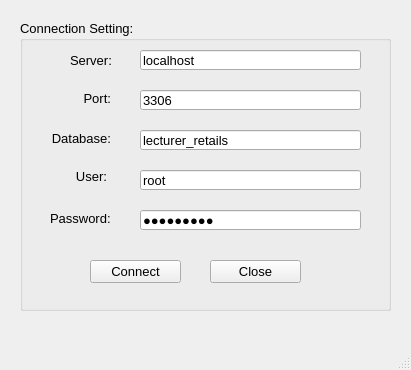
<?xml version="1.0" encoding="UTF-8"?>
<ui version="4.0">
 <class>MainWindow</class>
 <widget class="QMainWindow" name="MainWindow">
  <property name="geometry">
   <rect>
    <x>0</x>
    <y>0</y>
    <width>411</width>
    <height>370</height>
   </rect>
  </property>
  <property name="windowTitle">
   <string>MainWindow</string>
  </property>
  <widget class="QWidget" name="centralwidget">
   <widget class="QGroupBox" name="groupBox">
    <property name="geometry">
     <rect>
      <x>20</x>
      <y>20</y>
      <width>371</width>
      <height>291</height>
     </rect>
    </property>
    <property name="font">
     <font>
      <pointsize>10</pointsize>
     </font>
    </property>
    <property name="title">
     <string>Connection Setting:</string>
    </property>
    <widget class="QLabel" name="label">
     <property name="geometry">
      <rect>
       <x>50</x>
       <y>30</y>
       <width>47</width>
       <height>20</height>
      </rect>
     </property>
     <property name="font">
      <font>
       <pointsize>10</pointsize>
      </font>
     </property>
     <property name="text">
      <string>Server:</string>
     </property>
    </widget>
    <widget class="QLabel" name="label_2">
     <property name="geometry">
      <rect>
       <x>60</x>
       <y>70</y>
       <width>31</width>
       <height>16</height>
      </rect>
     </property>
     <property name="text">
      <string>Port:</string>
     </property>
     <property name="alignment">
      <set>Qt::AlignRight|Qt::AlignTrailing|Qt::AlignVCenter</set>
     </property>
    </widget>
    <widget class="QLabel" name="label_3">
     <property name="geometry">
      <rect>
       <x>30</x>
       <y>110</y>
       <width>61</width>
       <height>16</height>
      </rect>
     </property>
     <property name="text">
      <string>Database:</string>
     </property>
     <property name="alignment">
      <set>Qt::AlignRight|Qt::AlignTrailing|Qt::AlignVCenter</set>
     </property>
    </widget>
    <widget class="QLabel" name="label_4">
     <property name="geometry">
      <rect>
       <x>40</x>
       <y>150</y>
       <width>47</width>
       <height>13</height>
      </rect>
     </property>
     <property name="text">
      <string>User:</string>
     </property>
     <property name="alignment">
      <set>Qt::AlignRight|Qt::AlignTrailing|Qt::AlignVCenter</set>
     </property>
    </widget>
    <widget class="QLabel" name="label_5">
     <property name="geometry">
      <rect>
       <x>30</x>
       <y>190</y>
       <width>61</width>
       <height>16</height>
      </rect>
     </property>
     <property name="text">
      <string>Password:</string>
     </property>
    </widget>
    <widget class="QLineEdit" name="lineEditServer">
     <property name="geometry">
      <rect>
       <x>120</x>
       <y>30</y>
       <width>221</width>
       <height>20</height>
      </rect>
     </property>
     <property name="text">
      <string>localhost</string>
     </property>
    </widget>
    <widget class="QLineEdit" name="lineEditPort">
     <property name="geometry">
      <rect>
       <x>120</x>
       <y>70</y>
       <width>221</width>
       <height>20</height>
      </rect>
     </property>
     <property name="text">
      <string>3306</string>
     </property>
    </widget>
    <widget class="QLineEdit" name="lineEditDatabase">
     <property name="geometry">
      <rect>
       <x>120</x>
       <y>110</y>
       <width>221</width>
       <height>20</height>
      </rect>
     </property>
     <property name="text">
      <string>lecturer_retails</string>
     </property>
    </widget>
    <widget class="QLineEdit" name="lineEditUser">
     <property name="geometry">
      <rect>
       <x>120</x>
       <y>150</y>
       <width>221</width>
       <height>20</height>
      </rect>
     </property>
     <property name="text">
      <string>root</string>
     </property>
    </widget>
    <widget class="QLineEdit" name="lineEditPassword">
     <property name="geometry">
      <rect>
       <x>120</x>
       <y>190</y>
       <width>221</width>
       <height>20</height>
      </rect>
     </property>
     <property name="cursor">
      <cursorShape>IBeamCursor</cursorShape>
     </property>
     <property name="text">
      <string>tuctung88</string>
     </property>
     <property name="echoMode">
      <enum>QLineEdit::Password</enum>
     </property>
    </widget>
    <widget class="QPushButton" name="pushButtonConnect">
     <property name="geometry">
      <rect>
       <x>70</x>
       <y>240</y>
       <width>91</width>
       <height>23</height>
      </rect>
     </property>
     <property name="text">
      <string>Connect</string>
     </property>
     <property name="icon">
      <iconset>
       <normaloff>C:/Users/ADMIN/.designer/Images/ic_connect.png</normaloff>C:/Users/ADMIN/.designer/Images/ic_connect.png</iconset>
     </property>
    </widget>
    <widget class="QPushButton" name="pushButtonClose">
     <property name="geometry">
      <rect>
       <x>190</x>
       <y>240</y>
       <width>91</width>
       <height>23</height>
      </rect>
     </property>
     <property name="text">
      <string>Close</string>
     </property>
     <property name="icon">
      <iconset>
       <normaloff>C:/Users/ADMIN/.designer/Images/ic_shutdown.png</normaloff>C:/Users/ADMIN/.designer/Images/ic_shutdown.png</iconset>
     </property>
    </widget>
   </widget>
  </widget>
  <widget class="QMenuBar" name="menubar">
   <property name="geometry">
    <rect>
     <x>0</x>
     <y>0</y>
     <width>411</width>
     <height>21</height>
    </rect>
   </property>
  </widget>
  <widget class="QStatusBar" name="statusbar"/>
 </widget>
 <resources/>
 <connections/>
</ui>
